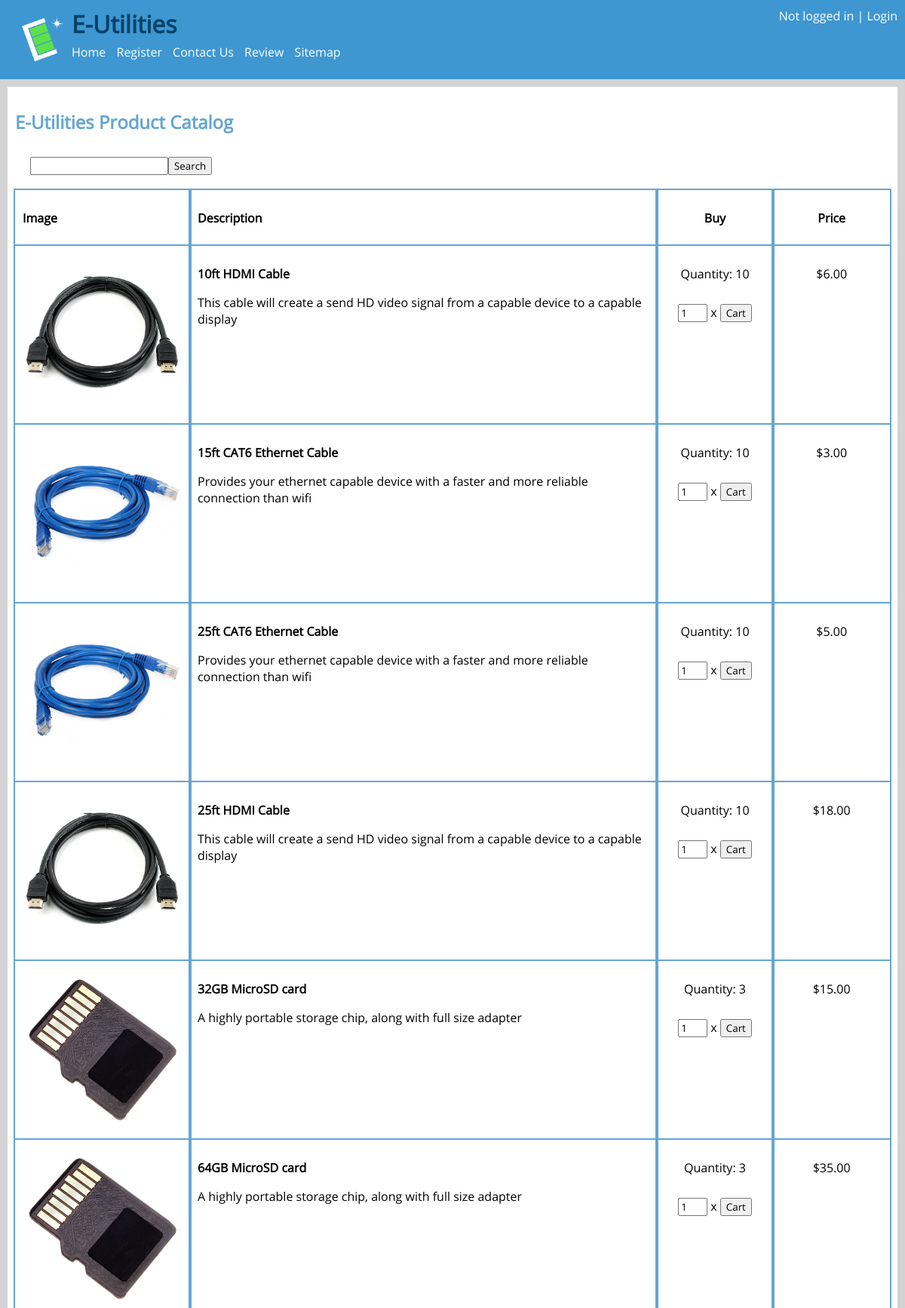
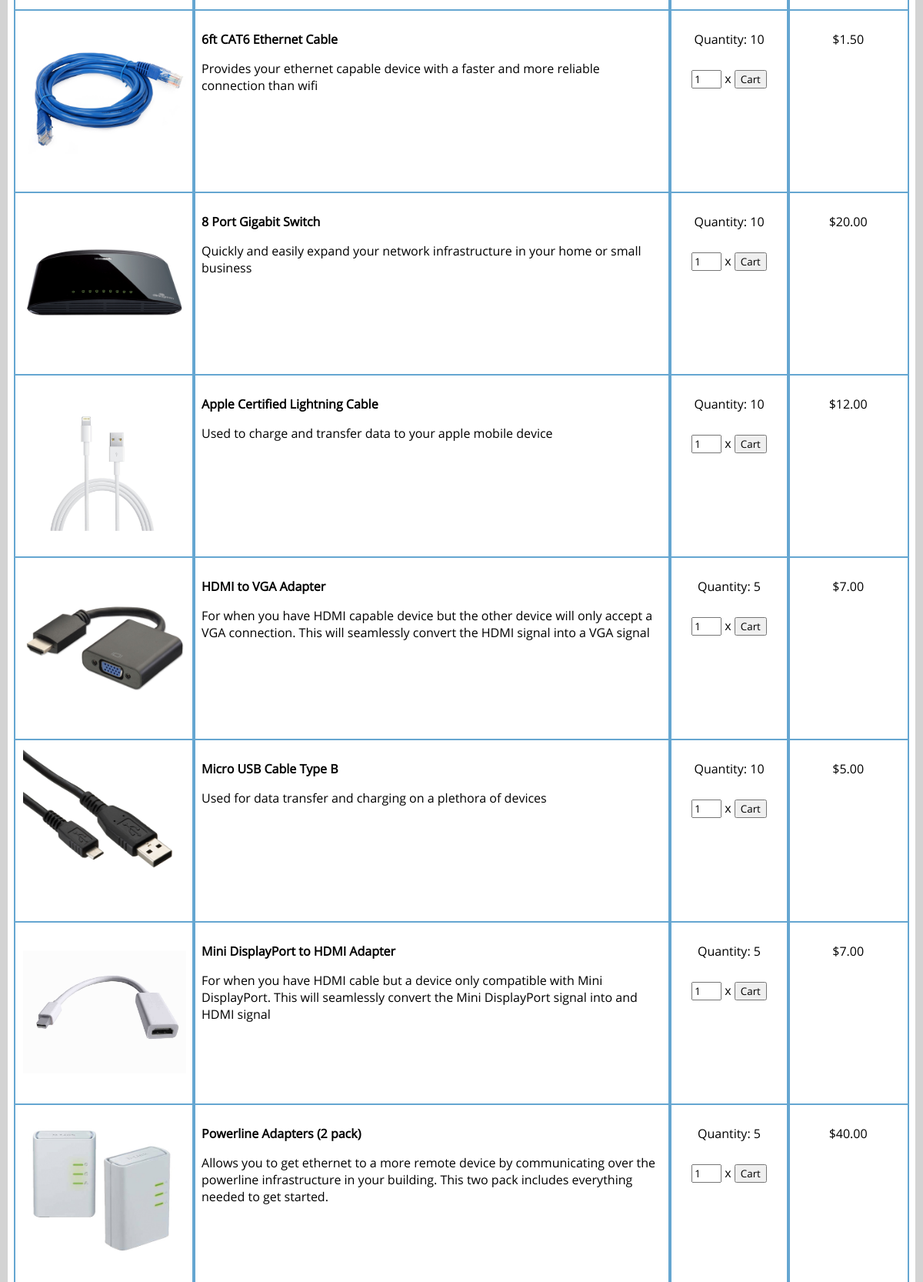
Screenshot of /site/catalog.php (upper part) with the database file from the repository (2 pictures, top to bottom).
### tables this page shows
create table catalog (
name varchar(60) primary key,
image_path varchar(255) not null,
description varchar(255) not null,
price float not null,
quantity int not null
);

### site/catalog.php (the view, shortened to what this page needs)
<!DOCTYPE html>
<html>
<head>
    <link rel="stylesheet" type="text/css" href="style.css"/>
<head>
<body>
    <div class="container">
        <div class="navbar">
            <img src="logo.png" id="logo"/>
            <?php
                if (isset($_SESSION['username'])) {
                    echo "<span class='right'> <a href='account.php'>" . $_SESSION['username'] . "</a> | <a href='#' onclick='Logout();'>Logout</a></span>";
                }
                else {
                    echo "<span class='right'>Not logged in | <a href='login.php'>Login</a></span>";
                }
            ?>
            <h1>E-Utilities</h1>
            <ul>
                <li><a href="index.php">Home</a></li>
                <li><a href="register.php">Register</a></li>
                <li><a href="contact.php">Contact Us</a></li>
                <li><a href="review.php">Review</a></li>
                <li><a href="sitemap.php">Sitemap</a></li>
            </ul>
        </div>
    </div>
    <div>
        <h2>E-Utilities Product Catalog</h2>
        <div>
            <form action="javascript:void(0);" name="search" onsubmit="return s()">
                <input type="text" name="text"><input type="submit" value="Search"/>
            </form>
        </div>
        <div class="product">
            <div class="twrapper">
            <div class="image table">
                <p><b>Image</b></p>
            </div>
            <div class="desc table">
                <p><b>Description</b></p>
            </div>
            <div class="buy table">
                <p><b>Buy</b></p>
            </div>
            <div class="price table">
                <p><b>Price</b></p>
            </div>
            </div>
        </div>
        <?php
        $conn = new mysqli("localhost", "php", "phppass", "web");
        $sql = "SELECT * FROM catalog";
        $result = $conn->query($sql);
        if ($result->num_rows > 0) {
            while($row = $result->fetch_assoc()) {
                echo   '<div class="product">
                        <div class="twrapper">
                        <div class="image table">
                            <img src="' . $row["image_path"] . '" onclick="PopImage(\'' . $row["image_path"] . '\')"/>
                        </div>
                        <div class="desc table">
                            <p><b>'. $row["name"] . '</b></p>
                            <p>' . $row["description"] . '</p>
                        </div>
                        <div class="buy table">
                            <p>Quantity: ' . $row["quantity"] . '</p>
                            <form action="javascript:void(0);" name="' . $row["name"] . '" onsubmit="return buy(\'' . $row["name"] . '\');" method="post">
                            <input type="text" name="quantity" size=2 value=1> x
                            <input type="submit" value="Cart"/>
                            </form>
                        </div>
                        <div class="price table">
                            <p>$' . money_format("%i", $row["price"]) . '</p>
                        </div>
                        </div>
                        </div>';
            }
        } else {
            echo '<p>There was an error attempting to display our catalog</p>';
        }
        ?>
    </div>
</body>
</html>
</html>

### site/style.css (style rules this page uses)
html * { font-family: OpenSans, Arial, Helvetica, sans-serif; }
a { color: #3E97D1; text-decoration: none; }
div { margin: 10px; padding: 10px; background-color: #FFFFFF; }
h1 { color: #03426A; margin: 0; margin-bottom: 5px; }
h2 { color: #65A6D1; }
body { background-color: LightGrey; margin: 0; }
ul { list-style-type: square; }
.container { margin: 0; padding: 0; background-color: #3E97D1; }
.navbar { margin: 0; margin-bottom: 8px; background-color: #3E97D1; height: 85px; }
.navbar ul { margin: 0; padding: 0; }
.navbar li { display: inline; padding-right: 10px; }
.navbar a { font-size: 16px; color: White; }
#logo { float: left; display: inline-block; height: 85px; }
.twrapper { padding: 2px; margin: 0; overflow: hidden; position: relative; display: table-row; max-height: 10vh; }
.product { width: 100%; margin: 0; padding: 0; overflow: auto; display: table; }
.table { vertical-align: top; outline: 2px solid #65A6D1; display: table-cell; height: 100%; }
.image { width: 15%; }
.image img { width: 100%; cursor: pointer; }
.desc { width: 40%; }
.buy { text-align: center; width: 10%; }
.buy input { margin-top: 1em; }
.price { width: 10%; text-align: center; }
.right { color: white; float: right; text-align: right; }

### rows the page displays
catalog: image_path (picture), name "10ft HDMI Cable", description "This cable will create a send HD video signal from a capable device to a capable display", quantity "10", price "6.00"
catalog: image_path (picture), name "15ft CAT6 Ethernet Cable", description "Provides your ethernet capable device with a faster and more reliable connection than wifi", quantity "10", price "3.00"
catalog: image_path (picture), name "25ft CAT6 Ethernet Cable", description "Provides your ethernet capable device with a faster and more reliable connection than wifi", quantity "10", price "5.00"
catalog: image_path (picture), name "25ft HDMI Cable", description "This cable will create a send HD video signal from a capable device to a capable display", quantity "10", price "18.00"
catalog: image_path (picture), name "32GB MicroSD card", description "A highly portable storage chip, along with full size adapter", quantity "3", price "15.00"
catalog: image_path (picture), name "64GB MicroSD card", description "A highly portable storage chip, along with full size adapter", quantity "3", price "35.00"
catalog: image_path (picture), name "6ft CAT6 Ethernet Cable", description "Provides your ethernet capable device with a faster and more reliable connection than wifi", quantity "10", price "1.50"
catalog: image_path (picture), name "8 Port Gigabit Switch", description "Quickly and easily expand your network infrastructure in your home or small business", quantity "10", price "20.00"
catalog: image_path (picture), name "Apple Certified Lightning Cable", description "Used to charge and transfer data to your apple mobile device", quantity "10", price "12.00"
catalog: image_path (picture), name "HDMI to VGA Adapter", description "For when you have HDMI capable device but the other device will only accept a VGA connection. This will seamlessly convert the HDMI signal into a VGA signal", quantity "5", price "7.00"
catalog: image_path (picture), name "Micro USB Cable Type B", description "Used for data transfer and charging on a plethora of devices", quantity "10", price "5.00"
catalog: image_path (picture), name "Mini DisplayPort to HDMI Adapter", description "For when you have HDMI cable but a device only compatible with Mini DisplayPort. This will seamlessly convert the Mini DisplayPort signal into and HDMI signal", quantity "5", price "7.00"
catalog: image_path (picture), name "Powerline Adapters (2 pack)", description "Allows you to get ethernet to a more remote device by communicating over the powerline infrastructure in your building. This two pack includes everything needed to get started.", quantity "5", price "40.00"
